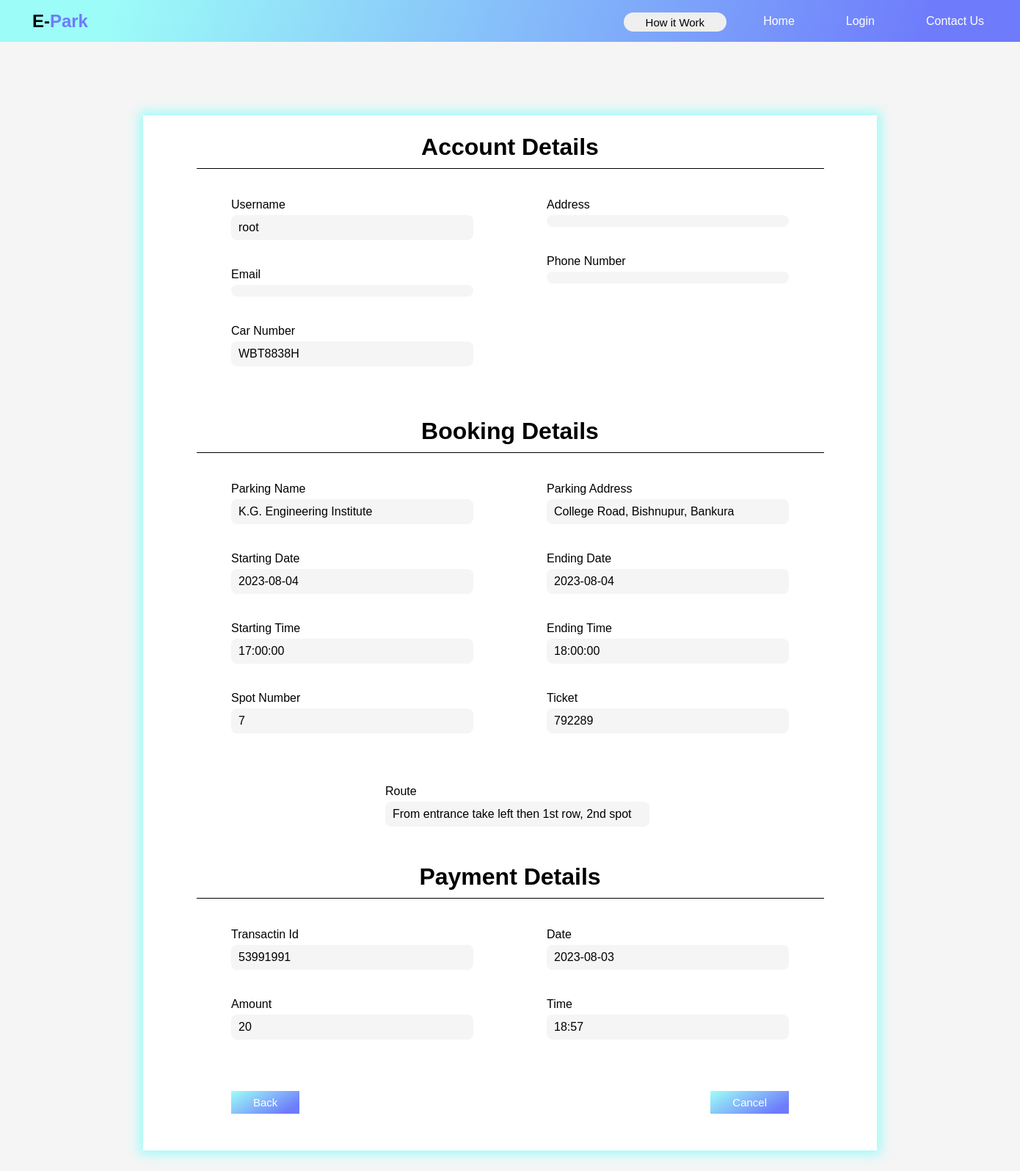
Page /view.php?value=37 on the committed database.
### tables this page shows
CREATE TABLE `car` (
  `carid` int(11) NOT NULL,
  `userid` int(11) NOT NULL,
  `brand` varchar(20) NOT NULL,
  `model` varchar(20) NOT NULL,
  `color` varchar(20) NOT NULL,
  `no` varchar(20) NOT NULL
);

CREATE TABLE `parking` (
  `pid` int(11) NOT NULL,
  `userid` int(11) NOT NULL,
  `pname` varchar(50) NOT NULL,
  `place` varchar(20) NOT NULL,
  `city` varchar(20) NOT NULL,
  `dist` varchar(20) NOT NULL,
  `number` int(5) NOT NULL,
  `fare` varchar(10) NOT NULL,
  `visibility` enum('0','1') NOT NULL DEFAULT '0'
);

CREATE TABLE `booking` (
  `bid` int(11) NOT NULL,
  `userid` int(11) NOT NULL,
  `pid` int(11) NOT NULL,
  `carid` int(11) NOT NULL,
  `spotno` varchar(5) NOT NULL,
  `ticket` varchar(10) NOT NULL,
  `dstart` date NOT NULL,
  `dend` date NOT NULL,
  `tstart` time NOT NULL,
  `tend` time NOT NULL
);

CREATE TABLE `route` (
  `spotno` int(11) NOT NULL,
  `route` varchar(100) NOT NULL
);

CREATE TABLE `payment` (
  `tid` int(11) NOT NULL,
  `bid` int(11) NOT NULL,
  `amount` int(11) NOT NULL,
  `date` date NOT NULL,
  `time` varchar(10) NOT NULL
);

### base.php (called while the page is built, shortened)
<?php
$user = "root";
?>

### view.php (the view, shortened to what this page needs)
<?php
include "base.php";
$key=$_GET['key'];
$bid = $_GET['value'];
$sql_booking = "select * from `booking` where `bid`='$bid'";
$val_booking = mysqli_fetch_assoc(mysqli_query($con, $sql_booking));
$pid = $val_booking['pid'];
$dstart = $val_booking['dstart'];
$dend = $val_booking['dend'];
$tstart = $val_booking['tstart'];
$tend = $val_booking['tend'];
$spot = $val_booking['spotno'];
$ticket = $val_booking['ticket'];
$carid=$val_booking['carid'];
$sql_parking = "select * from `parking` where `pid`='$pid'";
$val_parking = mysqli_fetch_assoc(mysqli_query($con, $sql_parking));
$pname = $val_parking['pname'];
$paddress = $val_parking['place'] . ", " . $val_parking['city'] . ", " . $val_parking['dist'];
$sql_pay = "select * from `payment` where `bid`='$bid'";
$val_pay = mysqli_fetch_assoc(mysqli_query($con, $sql_pay));
$tid = $val_pay['tid'];
$amount = $val_pay['amount'];
$date = $val_pay['date'];
$time = $val_pay['time'];
$sql_car="select * from `car` where `carid`='$carid'";
$val_car=mysqli_fetch_assoc(mysqli_query($con, $sql_car));
$no=$val_car['no'];
$sql_route = "select * from `route` where `spotno`='$spot'";
$val_route = mysqli_fetch_assoc(mysqli_query($con, $sql_route));
$route = $val_route['route'];
?>
<!DOCTYPE html>
<html lang="en">
<head>
    <link rel="stylesheet" href="css/back.css?v=<?php echo time(); ?>">
    <link rel="stylesheet" href="css/view.css?v=<?php echo time(); ?>">
</head>
<body>
    <div class="main">
        <?php
        include "navbar.php";
        ?>
        <div class="box">
            <h1>Account Details</h1>
            <div class="acc">
                <div class="accleft">
                    <label for="user">Username</label>
                    <br>
                    <span class="inp">
                        <?php echo $user; ?>
                    </span>
                    <br>
                    <label for="email">Email</label>
                    <br>
                    <span class="inp">
                    </span>
                    <br>
                    <label for="corno">Car Number</label>
                    <br>
                    <span class="inp" >
                        <?php echo $no; ?>
                    </span>
                </div>
                <div class="accright">
                    <label for="address">Address</label>
                    <br>
                    <span class="inp">
                    </span>
                    <br>
                    <label for="ph">Phone Number</label>
                    <br>
                    <span class="inp">
                    </span>
                </div>
            </div>
            <h1>Booking Details</h1>
            <div class="booking">
                <div class="bookleft">
                    <label for="pname">Parking Name</label>
                    <br>
                    <span class="inp">
                        <?php echo $pname; ?>
                    </span>
                    <br>
                    <label for="dstart"> Starting Date</label>
                    <br>
                    <span class="inp">
                        <?php echo $dstart; ?>
                    </span>
                    <br>
                    <label for="tstart">Starting Time</label>
                    <br>
                    <span class="inp">
                        <?php echo $tstart; ?>
                    </span>
                    <br>
                    <label for="spot">Spot Number</label>
                    <br>
                    <span class="inp">
                        <?php echo $spot; ?>
                    </span>
                </div>
                <div class="bookright">
                    <label for="paddress">Parking Address</label>
                    <br>
                    <span class="inp">
                        <?php echo $paddress; ?>
                    </span>
                    <br>
                    <label for="dend">Ending Date</label>
                    <br>
                    <span class="inp">
                        <?php echo $dend; ?>
                    </span>
                    <br>
                    <label for="tend">Ending Time</label>
                    <br>
                    <span class="inp">
                        <?php echo $tend; ?>
                    </span>
                    <br>
                    <label for="ticket">Ticket</label>
                    <br>
                    <span class="inp">
                        <?php echo $ticket; ?>
                    </span>
                </div>
            </div>
            <div class="route">
                <label for="route">Route</label>
                <br>
                <span class="inp">
                    <?php echo $route ?>
                </span>
            </div>
            <h1>Payment Details</h1>
            <div class="pay">
                <div class="payleft">
                    <label for="tid">Transactin Id</label>
                    <br>
                    <span class="inp">
                        <?php echo $tid; ?>
                    </span>
                    <br>
                    <label for="amount">Amount</label>
                    <br>
                    <span class="inp">
                        <?php echo $amount; ?>
                    </span>
                </div>
                <div class="payright">
                    <label for="date">Date</label>
                    <br>
                    <span class="inp">
                        <?php echo $date; ?>
                    </span>
                    <br>
                    <label for="time">Time</label>
                    <br>
                    <span class="inp">
                        <?php echo $time; ?>
                    </span>
                </div>
            </div>
            <div class="btn">
                <form action="" method="post">
                    <button id="back" name="back">Back</button>
                </form>
                <?php if ($key == 0) {
                    ?>
                        <form action="" method="post">
                            <button id="delete" name="delete" >Cancel</button>
                        </form>
                    <?php
                }
                ?>
            </div>
        </div>
        <br>
    </div>
</body>
</html>

### css/back.css (style rules this page uses)
* { padding: 0; margin: 0; font-family: Arial, Helvetica, sans-serif; }
body { background-color: #f5f5f5; }
.main { position: absolute; width: 100%; height: 100%; background-color: #f5f5f5; background-size: 100%; background-position: center; }

### css/view.css (style rules this page uses)
body { height: fit-content; padding-bottom: 50px; }
.box { width: 1000px; height: fit-content; padding-bottom: 50px; background-color: #ffffff; box-shadow: 0 0 15px 5px #9cfcf8; margin: 100px auto; padding: 25px; }
.inp { display: block; width: 330px; padding: 8px 10px; background-color: #f5f5f5; border-radius: 8px; margin-top: 5px; margin-bottom: 20px; }
h1 { width: 90%; text-align: center; padding-bottom: 10px; border-bottom: 1px solid black; margin: 0 auto; }
.acc, .booking, .pay { margin: 25px auto; width: 80%; display: flex; justify-content: space-between; margin-bottom: 50px; }
.accleft, .accright { margin-top: 15px; }
.bookleft, .bookright { margin-top: 15px; }
.payleft, .payright { margin-top: 15px; }
.btn { width: 80%; display: flex; justify-content: space-between; margin: 0 auto; margin-bottom: 25px; }
#back, #delete { padding: 7px 30px ; font-size: 15px; border: 0px; outline: none; background: linear-gradient(150.6deg, rgba(156,252,248,1) 2.2%, rgba(110,123,251,1) 85.1%); color: #ffffff; }
.route { width: 100%; margin: 15px 305px; margin-bottom: 50px; }
.route .inp { width: 360px; }

### css/navbar.css (style rules this page uses)
* { padding: 0; margin: 0; box-sizing: border-box; }

### rows in the picture
car: no "WBT8838H"
parking: pname "K.G. Engineering Institute", paddress "College Road, Bishnupur, Bankura"
booking: dstart "2023-08-04", tstart "17:00:00", spotno "7", dend "2023-08-04", tend "18:00:00", ticket "792289"
route: route "From entrance take left then 1st row, 2nd spot"
payment: tid "53991991", amount "20", date "2023-08-03", time "18:57"

### other values in the picture
$user "root"
